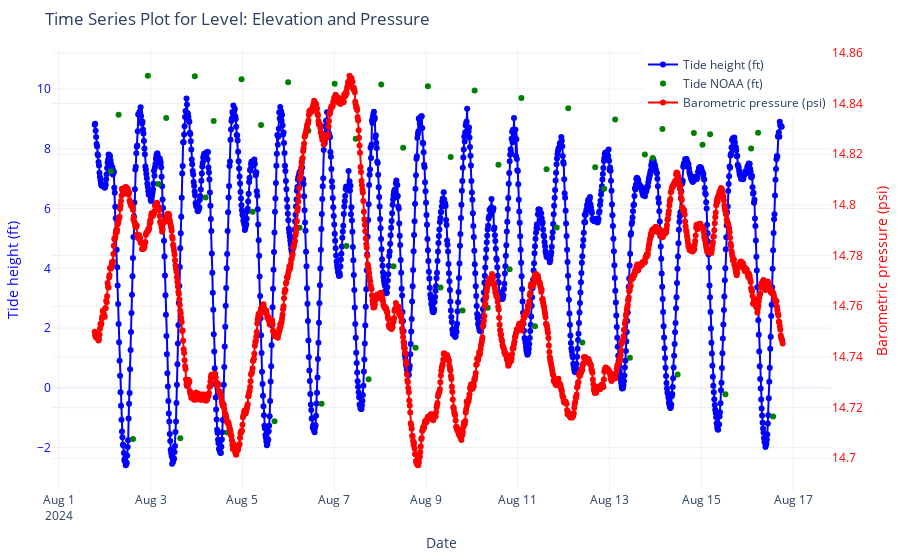

This figure's notebook cell:
### Code cell
# Filter the DataFrame for Level: Elevation and Pressure
df_elevation = df[df['parameter'] == 'Level: Elevation'].copy() 
df_elevation['value'] = df_elevation['value'] * 3.28084
df_pressure = df[df['parameter'] == 'Pressure'].copy()
df_baro = df[df['parameter'] == 'Baro'].copy()
# Create a Plotly figure
fig = go.Figure()

# Add Level: Elevation trace
fig.add_trace(go.Scatter(
    x=df_elevation['date'],
    y=df_elevation['value'],
    mode='lines+markers',
    name='Tide height (ft)',
    line=dict(color='blue'),
    yaxis='y1'
))

# Add Level: NOAA trace
fig.add_trace(go.Scatter(
    x=df2['prediction_time_est'] ,
    y=df2['value'],
    mode='markers',
    name='Tide NOAA (ft)',
    line=dict(color='green'),
    yaxis='y1'
))

# Add Pressure trace
fig.add_trace(go.Scatter(
    x=df_baro['date'],
    y=df_baro['value'],
    mode='lines+markers',
    name='Barometric pressure (psi)',
    line=dict(color='red'),
    yaxis='y2'
))

# Update the layout to increase the height of the plot and move the legend
fig.update_layout(
    title='Time Series Plot for Level: Elevation and Pressure',
    xaxis=dict(title='Date'),
    yaxis=dict(
        title='Tide height (ft)',
        titlefont=dict(color='blue'),
        tickfont=dict(color='blue'),
    ),
    yaxis2=dict(
        title='Barometric pressure (psi)',
        titlefont=dict(color='red'),
        tickfont=dict(color='red'),
        overlaying='y',
        side='right'
    ),
    legend=dict(
        x=1,  # Position the legend at the far right
        y=1,  # Position the legend at the top
        xanchor='right',  # Anchor the legend's right side to the (x, y) position
        yanchor='top'  # Anchor the legend's top side to the (x, y) position
    ),
    margin=dict(l=50, r=50, t=50, b=50),
    height=600,  # Set the height to 400 pixels (approximately 4 inches)
    template='plotly_white'
)

# Show the plot
fig.show()

### Figure 1 — Plotly figure (JSON) as saved in the notebook; plotly's stock layout.template omitted (floating-point values rounded to 4 significant figures; data arrays with more than 128 entries replaced by an {"elided": "..."} marker saying what was removed)
{"data": [{"line": {"color": "blue"}, "mode": "lines+markers", "name": "Tide height (ft)", "type": "scatter", "x": {"elided": "1438 str values"}, "y": {"elided": "1438 float values"}, "yaxis": "y"}, {"line": {"color": "green"}, "mode": "markers", "name": "Tide NOAA (ft)", "type": "scatter", "x": ["2024-08-02T03:18:00", "2024-08-02T07:16:00", "2024-08-02T14:48:00", "2024-08-02T22:33:00", "2024-08-03T04:06:00", "2024-08-03T08:09:00", "2024-08-03T15:32:00", "2024-08-03T23:06:00", "2024-08-04T04:45:00", "2024-08-04T08:58:00", "2024-08-04T16:12:00", "2024-08-04T23:32:00", "2024-08-05T05:20:00", "2024-08-05T09:44:00", "2024-08-05T16:49:00", "2024-08-05T23:54:00", "2024-08-06T05:53:00", "2024-08-06T10:29:00", "2024-08-06T17:25:00", "2024-08-07T00:14:00", "2024-08-07T06:26:00", "2024-08-07T11:14:00", "2024-08-07T17:59:00", "2024-08-08T00:36:00", "2024-08-08T07:00:00", "2024-08-08T12:02:00", "2024-08-08T18:33:00", "2024-08-09T00:59:00", "2024-08-09T07:36:00", "2024-08-09T12:55:00", "2024-08-09T19:07:00", "2024-08-10T01:25:00", "2024-08-10T08:15:00", "2024-08-10T13:53:00", "2024-08-10T19:43:00", "2024-08-11T01:53:00", "2024-08-11T08:58:00", "2024-08-11T15:02:00", "2024-08-11T20:22:00", "2024-08-12T02:22:00", "2024-08-12T09:45:00", "2024-08-12T16:28:00", "2024-08-12T21:11:00", "2024-08-13T02:55:00", "2024-08-13T10:38:00", "2024-08-13T18:27:00", "2024-08-13T22:33:00", "2024-08-14T03:37:00", "2024-08-14T11:35:00", "2024-08-14T20:04:00", "2024-08-15T00:35:00", "2024-08-15T04:33:00", "2024-08-15T12:34:00", "2024-08-15T20:53:00", "2024-08-16T02:01:00", "2024-08-16T05:38:00", "2024-08-16T13:29:00", "2024-08-16T21:27:00"], "y": [7.249, 9.138, -1.714, 10.44, 6.817, 9.027, -1.688, 10.43, 6.367, 8.932, -1.495, 10.32, 5.891, 8.798, -1.118, 10.22, 5.359, 8.599, -0.532, 10.17, 4.75, 8.336, 0.287, 10.15, 4.07, 8.032, 1.34, 10.09, 3.361, 7.725, 2.591, 9.949, 2.677, 7.464, 3.968, 9.696, 2.061, 7.316, 5.366, 9.353, 1.52, 7.383, 6.663, 8.982, 1.01, 7.81, 7.688, 8.663, 0.451, 8.526, 8.132, 8.487, -0.213, 9.16, 8.012, 8.539, -0.954, 9.629], "yaxis": "y"}, {"line": {"color": "red"}, "mode": "lines+markers", "name": "Barometric pressure (psi)", "type": "scatter", "x": {"elided": "1440 str values"}, "y": {"elided": "1440 float values"}, "yaxis": "y2"}], "layout": {"autosize": true, "legend": {"x": 1, "xanchor": "right", "y": 1, "yanchor": "top"}, "margin": {"b": 50, "l": 50, "r": 50, "t": 50}, "title": {"text": "Time Series Plot for Level: Elevation and Pressure"}, "xaxis": {"autorange": true, "range": ["2024-07-31 20:45:43.8015", "2024-08-17 19:26:16.1985"], "title": {"text": "Date"}, "type": "date"}, "yaxis": {"autorange": true, "range": [-3.439, 11.29], "tickfont": {"color": "blue"}, "title": {"font": {"color": "blue"}, "text": "Tide height (ft)"}, "type": "linear"}, "yaxis2": {"autorange": true, "overlaying": "y", "range": [14.69, 14.86], "side": "right", "tickfont": {"color": "red"}, "title": {"font": {"color": "red"}, "text": "Barometric pressure (psi)"}, "type": "linear"}}}
